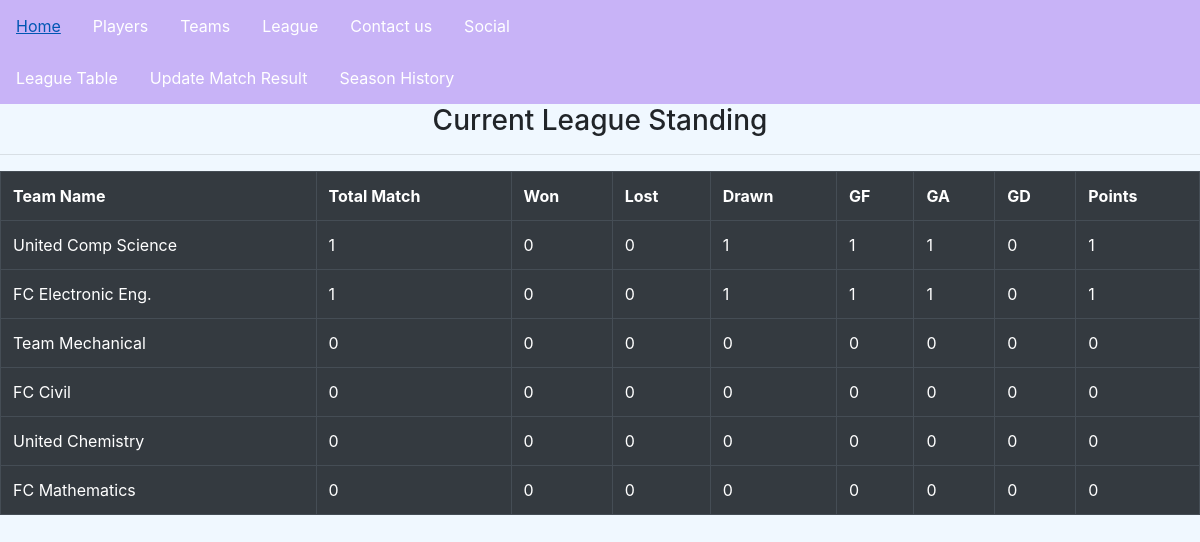
/league/, run on an earlier commit of the app's database.
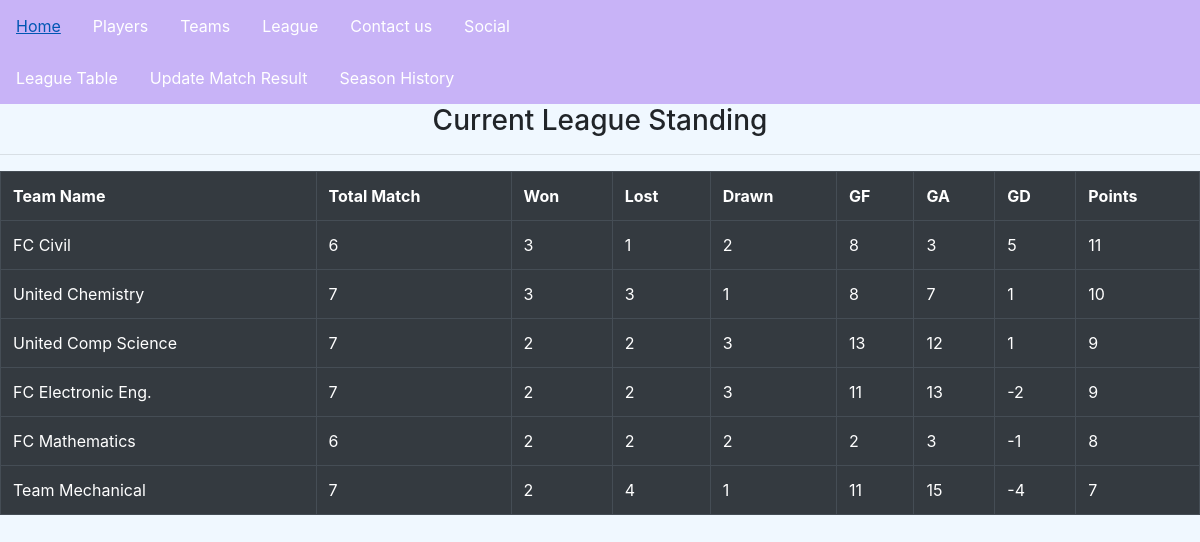
And on a later commit of the database.
### leaguestat/models.py (models this page shows)
class LeagueTable(models.Model):
    teamName = models.OneToOneField(Team, unique=True, on_delete=models.CASCADE)
    totalMatch = models.PositiveIntegerField(default=0)
    won = models.PositiveIntegerField(default=0)
    lost =models.PositiveIntegerField(default=0)
    drawn = models.PositiveIntegerField(default=0)
    gf = models.PositiveIntegerField(default=0)
    ga = models.PositiveIntegerField(default=0)
    gd = models.IntegerField(default=0)
    points = models.PositiveIntegerField(default=0)

### team/models.py (models this page shows, shortened)
class Team(models.Model):
    teamID = models.PositiveIntegerField(unique=True)
    teamName = models.CharField(max_length=100,unique=True)
    managerName = models.CharField(max_length=100)
    teamSponsor = models.CharField(max_length=100)

### leaguestat/views.py (the view)
# urls.py: path('', views.league_table, name="league_table"),
def league_table(request):
    context = {}
    context["table"] = LeagueTable.objects.all().order_by('-points')
    return render(request, "leaguestat/league_table.html",context)

### leaguestat/templates/leaguestat/league_table.html (shortened to what this page needs)
{% extends "base.html" %}
{% block content %}
    {% include 'leaguestat/leaguestat_navbar.html' %}
    <h3>Current League Standing</h3>
    <hr>
    <table class="table table-bordered table-dark">
    <tr>
        <th>Team Name</th>
        <th>Total Match</th>
        <th>Won</th>
        <th>Lost</th>
        <th>Drawn</th>
        <th>GF</th>
        <th>GA</th>
        <th>GD</th>
        <th>Points</th>
    </tr>
    {% for d in table %}
    <tr>
        <td>{{d.teamName.teamName}}</td>
        <td>{{d.totalMatch}}</td>
        <td>{{d.won}}</td>
        <td>{{d.lost}}</td>
        <td>{{d.drawn}}</td>
        <td>{{d.gf}}</td>
        <td>{{d.ga}}</td>
        <td>{{d.gd}}</td>
        <td>{{d.points}}</td>
        </tr>
        {% endfor %}
    </table>
{% endblock content %}

### templates/base.html (shortened to what this page needs)
{% load static %}
<!DOCTYPE html>
<html lang="en" dir="ltr">
  <head>
    <link rel="stylesheet" href="https://cdn.jsdelivr.net/npm/bootstrap@4.4.1/dist/css/bootstrap.min.css">
    {% block css %}
    {% load static %}
       <link rel="stylesheet" href="{% static 'main.css' %}">
    {% endblock css %}
  </head>
  <body>
    {% block navbar %}
        {% include 'base_navbar.html' %}
    {% endblock navbar %}
    {% block content %}{% endblock content %}
  </body>
</html>

### templates/base_navbar.html
 <ul>
    <li><a href="{% url 'home' %}">Home</a></li>
    <li><a href="{% url 'show_players' %}">Players</a></li>
    <li><a href="{% url 'show_teams' %}">Teams</a></li>
    <li><a href="{% url 'league_table' %}">League</a></li>
    <li><a href="{% url 'contact' %}">Contact us</a></li>
    <li><a href="{% url 'social' %}">Social</a></li>
</ul>

### leaguestat/templates/leaguestat/leaguestat_navbar.html
<div>
    <ul>
        <li><a href="{% url 'league_table' %}">League Table</a></li>
        <li><a href="{% url 'match_result' %}">Update Match Result</a></li>
        <li><a href="{% url 'season_history' %}">Season History</a></li>
    </ul>
</div>

### mainapp/static/main.css (style rules this page uses)
body { background-color: aliceblue; }
h3 { text-align: center; }
ul { list-style-type: none; margin: 0; padding: 0; overflow: hidden; background-color: rgb(200, 179, 247); }
li { float: left; }
li a { display: block; color: white; text-align: center; padding: 14px 16px; text-decoration: none; }

What changed in the data, as far as the page shows it:
changed LeagueTable "FC Civil": totalMatch "0" → "6"; won "0" → "3"; lost "0" → "1"; drawn "0" → "2"; gf "0" → "8"; ga "0" → "3"; gd "0" → "5"; points "0" → "11"; moves up the list
changed LeagueTable "United Chemistry": totalMatch "0" → "7"; won "0" → "3"; lost "0" → "3"; drawn "0" → "1"; gf "0" → "8"; ga "0" → "7"; gd "0" → "1"; points "0" → "10"; moves up the list
changed LeagueTable "United Comp Science": totalMatch "1" → "7"; won "0" → "2"; lost "0" → "2"; drawn "1" → "3"; gf "1" → "13"; ga "1" → "12"; gd "0" → "1"; points "1" → "9"
changed LeagueTable "FC Electronic Eng.": totalMatch "1" → "7"; won "0" → "2"; lost "0" → "2"; drawn "1" → "3"; gf "1" → "11"; ga "1" → "13"; gd "0" → "-2"; points "1" → "9"
changed LeagueTable "FC Mathematics": totalMatch "0" → "6"; won "0" → "2"; lost "0" → "2"; drawn "0" → "2"; gf "0" → "2"; ga "0" → "3"; gd "0" → "-1"; points "0" → "8"; moves up the list
changed LeagueTable "Team Mechanical": totalMatch "0" → "7"; won "0" → "2"; lost "0" → "4"; drawn "0" → "1"; gf "0" → "11"; ga "0" → "15"; gd "0" → "-4"; points "0" → "7"
